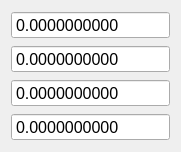
    <widget class="QWidget" name="layoutWidget_8">
     <property name="geometry">
      <rect>
       <x>240</x>
       <y>390</y>
       <width>121</width>
       <height>141</height>
      </rect>
     </property>
     <layout class="QVBoxLayout" name="verticalLayout_12">
      <item>
       <widget class="QDoubleSpinBox" name="plasticmod">
        <property name="sizePolicy">
         <sizepolicy hsizetype="Minimum" vsizetype="Fixed">
          <horstretch>250</horstretch>
          <verstretch>0</verstretch>
         </sizepolicy>
        </property>
        <property name="minimumSize">
         <size>
          <width>0</width>
          <height>28</height>
         </size>
        </property>
        <property name="maximumSize">
         <size>
          <width>16777215</width>
          <height>28</height>
         </size>
        </property>
        <property name="font">
         <font>
          <pointsize>12</pointsize>
         </font>
        </property>
        <property name="buttonSymbols">
         <enum>QAbstractSpinBox::NoButtons</enum>
        </property>
        <property name="decimals">
         <number>10</number>
        </property>
        <property name="maximum">
         <double>1000000000000.000000000000000</double>
        </property>
       </widget>
      </item>
      <item>
       <widget class="QDoubleSpinBox" name="shapefactor">
        <property name="sizePolicy">
         <sizepolicy hsizetype="Minimum" vsizetype="Fixed">
          <horstretch>250</horstretch>
          <verstretch>0</verstretch>
         </sizepolicy>
        </property>
        <property name="minimumSize">
         <size>
          <width>0</width>
          <height>28</height>
         </size>
        </property>
        <property name="maximumSize">
         <size>
          <width>16777215</width>
          <height>28</height>
         </size>
        </property>
        <property name="font">
         <font>
          <pointsize>12</pointsize>
         </font>
        </property>
        <property name="buttonSymbols">
         <enum>QAbstractSpinBox::NoButtons</enum>
        </property>
        <property name="decimals">
         <number>10</number>
        </property>
        <property name="maximum">
         <double>1000000000000.000000000000000</double>
        </property>
       </widget>
      </item>
      <item>
       <widget class="QDoubleSpinBox" name="bottomtoplastic">
        <property name="sizePolicy">
         <sizepolicy hsizetype="Minimum" vsizetype="Fixed">
          <horstretch>250</horstretch>
          <verstretch>0</verstretch>
         </sizepolicy>
        </property>
        <property name="minimumSize">
         <size>
          <width>0</width>
          <height>28</height>
         </size>
        </property>
        <property name="maximumSize">
         <size>
          <width>16777215</width>
          <height>28</height>
         </size>
        </property>
        <property name="font">
         <font>
          <pointsize>12</pointsize>
         </font>
        </property>
        <property name="buttonSymbols">
         <enum>QAbstractSpinBox::NoButtons</enum>
        </property>
        <property name="decimals">
         <number>10</number>
        </property>
        <property name="maximum">
         <double>1000000000000.000000000000000</double>
        </property>
       </widget>
      </item>
      <item>
       <widget class="QDoubleSpinBox" name="plastictotop">
        <property name="sizePolicy">
         <sizepolicy hsizetype="Minimum" vsizetype="Fixed">
          <horstretch>250</horstretch>
          <verstretch>0</verstretch>
         </sizepolicy>
        </property>
        <property name="minimumSize">
         <size>
          <width>0</width>
          <height>28</height>
         </size>
        </property>
        <property name="maximumSize">
         <size>
          <width>16777215</width>
          <height>28</height>
         </size>
        </property>
        <property name="font">
         <font>
          <pointsize>12</pointsize>
         </font>
        </property>
        <property name="buttonSymbols">
         <enum>QAbstractSpinBox::NoButtons</enum>
        </property>
        <property name="decimals">
         <number>10</number>
        </property>
        <property name="maximum">
         <double>1000000000000.000000000000000</double>
        </property>
       </widget>
      </item>
     </layout>
    </widget>
